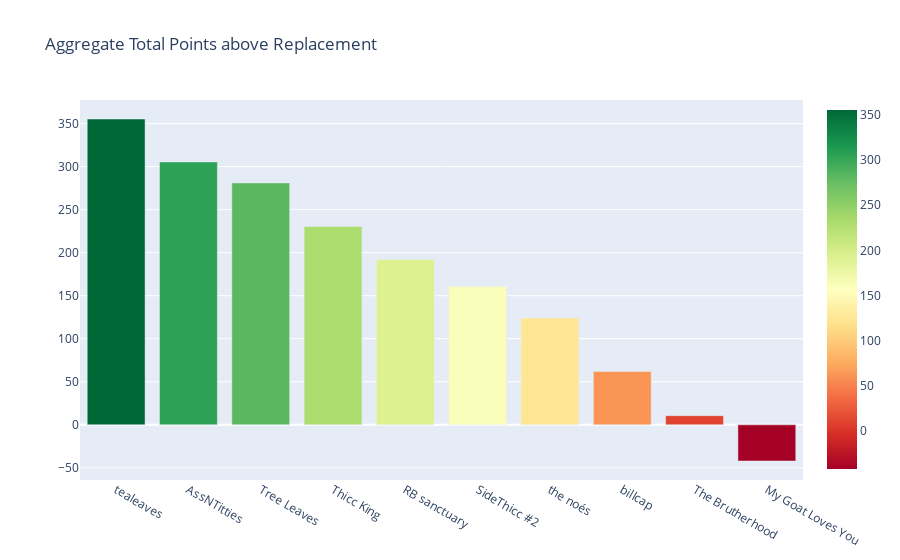

Source (notebook cell):
### Markdown cell above
As we can see above, we have the overperformers within position groups on the left and underperformers within position groups on the right. There is some overlap in some groups if 20 total players at that position are not rostered across all of our teams. I put the kickers and defenses on a single list since you should realistically only be rostering one of each(if you are rostering more, I will make fun of you). I don't put a ton of credence into the underperformer numbers since a lot of those players were hurt, but to answer your question Tom, Brandon Aiyuk has a -5.35 points above replacement value!

### Code cell
fig = go.Figure()

total_par = {NAME_PAIRINGS[roster["owner_id"]]: sum(roster["PAR_values"]) for roster in rosters}
fig.add_trace(
    go.Bar(x=list(total_par.keys()), y=list(total_par.values()),
           marker=dict(color=list(total_par.values()), coloraxis="coloraxis"))
)

fig.update_layout(coloraxis=dict(colorscale=px.colors.diverging.RdYlGn),
                  title="Aggregate Total Points above Replacement",
                  showlegend=False,
                  xaxis={'categoryorder': 'total descending'},
                  )

### Figure 1 — Plotly figure (JSON) as saved in the notebook; plotly's stock layout.template omitted (floating-point values rounded to 4 significant figures)
{"data": [{"marker": {"color": [-42.06, 10.6, 355.3, 281.1, 124.1, 160.8, 305.5, 230.4, 61.9, 191.9], "coloraxis": "coloraxis"}, "type": "bar", "x": ["My Goat Loves You", "The Brutherhood", "tealeaves", "Tree Leaves", "the noés", "SideThicc #2", "AssNTitties", "Thicc King", "billcap", "RB sanctuary"], "y": [-42.06, 10.6, 355.3, 281.1, 124.1, 160.8, 305.5, 230.4, 61.9, 191.9]}], "layout": {"coloraxis": {"colorscale": [[0, "rgb(165,0,38)"], [0.1, "rgb(215,48,39)"], [0.2, "rgb(244,109,67)"], [0.3, "rgb(253,174,97)"], [0.4, "rgb(254,224,139)"], [0.5, "rgb(255,255,191)"], [0.6, "rgb(217,239,139)"], [0.7, "rgb(166,217,106)"], [0.8, "rgb(102,189,99)"], [0.9, "rgb(26,152,80)"], [1, "rgb(0,104,55)"]]}, "showlegend": false, "title": {"text": "Aggregate Total Points above Replacement"}, "xaxis": {"categoryorder": "total descending"}}}
